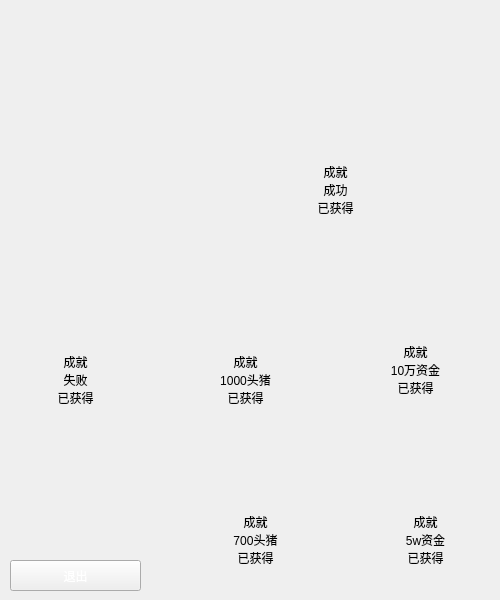
<?xml version="1.0" encoding="UTF-8"?>
<ui version="4.0">
 <class>honor</class>
 <widget class="QMainWindow" name="honor">
  <property name="geometry">
   <rect>
    <x>0</x>
    <y>0</y>
    <width>500</width>
    <height>600</height>
   </rect>
  </property>
  <property name="windowTitle">
   <string>MainWindow</string>
  </property>
  <widget class="QWidget" name="centralwidget">
   <widget class="QLabel" name="label_6">
    <property name="geometry">
     <rect>
      <x>30</x>
      <y>240</y>
      <width>80</width>
      <height>80</height>
     </rect>
    </property>
    <property name="styleSheet">
     <string notr="true">background-image: url(:/res/res/lose.png);</string>
    </property>
    <property name="text">
     <string/>
    </property>
   </widget>
   <widget class="QLabel" name="label_7">
    <property name="geometry">
     <rect>
      <x>390</x>
      <y>420</y>
      <width>80</width>
      <height>80</height>
     </rect>
    </property>
    <property name="styleSheet">
     <string notr="true">background-image: url(:/res/res/broove.png);</string>
    </property>
    <property name="text">
     <string/>
    </property>
   </widget>
   <widget class="QLabel" name="label_8">
    <property name="geometry">
     <rect>
      <x>210</x>
      <y>420</y>
      <width>80</width>
      <height>80</height>
     </rect>
    </property>
    <property name="styleSheet">
     <string notr="true">background-image: url(:/res/res/broove.png);</string>
    </property>
    <property name="text">
     <string/>
    </property>
   </widget>
   <widget class="QLabel" name="label_9">
    <property name="geometry">
     <rect>
      <x>390</x>
      <y>240</y>
      <width>80</width>
      <height>80</height>
     </rect>
    </property>
    <property name="styleSheet">
     <string notr="true">background-image: url(:/res/res/sliver.png);</string>
    </property>
    <property name="text">
     <string/>
    </property>
   </widget>
   <widget class="QLabel" name="label_10">
    <property name="geometry">
     <rect>
      <x>200</x>
      <y>240</y>
      <width>80</width>
      <height>80</height>
     </rect>
    </property>
    <property name="styleSheet">
     <string notr="true">background-image: url(:/res/res/sliver.png);</string>
    </property>
    <property name="text">
     <string/>
    </property>
   </widget>
   <widget class="QLabel" name="label_11">
    <property name="geometry">
     <rect>
      <x>290</x>
      <y>60</y>
      <width>80</width>
      <height>80</height>
     </rect>
    </property>
    <property name="styleSheet">
     <string notr="true">background-image: url(:/res/res/gold.png);</string>
    </property>
    <property name="text">
     <string/>
    </property>
   </widget>
   <widget class="QPushButton" name="pushButton">
    <property name="geometry">
     <rect>
      <x>10</x>
      <y>560</y>
      <width>131</width>
      <height>31</height>
     </rect>
    </property>
    <property name="styleSheet">
     <string notr="true">background-image: url(:/res/res/startbtn/btn_orange.png);
font: 11pt &quot;方正粗圆简体&quot;;
color: rgb(255, 255, 255);</string>
    </property>
    <property name="text">
     <string>退出</string>
    </property>
   </widget>
   <widget class="QLabel" name="label">
    <property name="geometry">
     <rect>
      <x>40</x>
      <y>350</y>
      <width>71</width>
      <height>41</height>
     </rect>
    </property>
    <property name="text">
     <string>成就
失败</string>
    </property>
    <property name="alignment">
     <set>Qt::AlignCenter</set>
    </property>
   </widget>
   <widget class="QLabel" name="label_2">
    <property name="geometry">
     <rect>
      <x>300</x>
      <y>160</y>
      <width>71</width>
      <height>41</height>
     </rect>
    </property>
    <property name="text">
     <string>成就
成功</string>
    </property>
    <property name="alignment">
     <set>Qt::AlignCenter</set>
    </property>
   </widget>
   <widget class="QLabel" name="label_3">
    <property name="geometry">
     <rect>
      <x>210</x>
      <y>350</y>
      <width>71</width>
      <height>41</height>
     </rect>
    </property>
    <property name="text">
     <string>成就
1000头猪</string>
    </property>
    <property name="alignment">
     <set>Qt::AlignCenter</set>
    </property>
   </widget>
   <widget class="QLabel" name="label_4">
    <property name="geometry">
     <rect>
      <x>380</x>
      <y>340</y>
      <width>71</width>
      <height>41</height>
     </rect>
    </property>
    <property name="text">
     <string>成就
10万资金</string>
    </property>
    <property name="alignment">
     <set>Qt::AlignCenter</set>
    </property>
   </widget>
   <widget class="QLabel" name="label_5">
    <property name="geometry">
     <rect>
      <x>220</x>
      <y>510</y>
      <width>71</width>
      <height>41</height>
     </rect>
    </property>
    <property name="text">
     <string>成就
700头猪</string>
    </property>
    <property name="alignment">
     <set>Qt::AlignCenter</set>
    </property>
   </widget>
   <widget class="QLabel" name="label_12">
    <property name="geometry">
     <rect>
      <x>390</x>
      <y>510</y>
      <width>71</width>
      <height>41</height>
     </rect>
    </property>
    <property name="text">
     <string>成就
5w资金</string>
    </property>
    <property name="alignment">
     <set>Qt::AlignCenter</set>
    </property>
   </widget>
   <widget class="QLabel" name="lb_lose">
    <property name="geometry">
     <rect>
      <x>40</x>
      <y>390</y>
      <width>71</width>
      <height>16</height>
     </rect>
    </property>
    <property name="text">
     <string>已获得</string>
    </property>
    <property name="alignment">
     <set>Qt::AlignCenter</set>
    </property>
   </widget>
   <widget class="QLabel" name="lb_win">
    <property name="geometry">
     <rect>
      <x>300</x>
      <y>200</y>
      <width>71</width>
      <height>16</height>
     </rect>
    </property>
    <property name="text">
     <string>已获得</string>
    </property>
    <property name="alignment">
     <set>Qt::AlignCenter</set>
    </property>
   </widget>
   <widget class="QLabel" name="lb_100pig">
    <property name="geometry">
     <rect>
      <x>210</x>
      <y>390</y>
      <width>71</width>
      <height>16</height>
     </rect>
    </property>
    <property name="text">
     <string>已获得</string>
    </property>
    <property name="alignment">
     <set>Qt::AlignCenter</set>
    </property>
   </widget>
   <widget class="QLabel" name="lb_10Wdoller">
    <property name="geometry">
     <rect>
      <x>380</x>
      <y>380</y>
      <width>71</width>
      <height>16</height>
     </rect>
    </property>
    <property name="text">
     <string>已获得</string>
    </property>
    <property name="alignment">
     <set>Qt::AlignCenter</set>
    </property>
   </widget>
   <widget class="QLabel" name="lb_70pig">
    <property name="geometry">
     <rect>
      <x>220</x>
      <y>550</y>
      <width>71</width>
      <height>16</height>
     </rect>
    </property>
    <property name="text">
     <string>已获得</string>
    </property>
    <property name="alignment">
     <set>Qt::AlignCenter</set>
    </property>
   </widget>
   <widget class="QLabel" name="lb_5Wdoller">
    <property name="geometry">
     <rect>
      <x>390</x>
      <y>550</y>
      <width>71</width>
      <height>16</height>
     </rect>
    </property>
    <property name="text">
     <string>已获得</string>
    </property>
    <property name="alignment">
     <set>Qt::AlignCenter</set>
    </property>
   </widget>
  </widget>
 </widget>
 <resources/>
 <connections/>
</ui>
